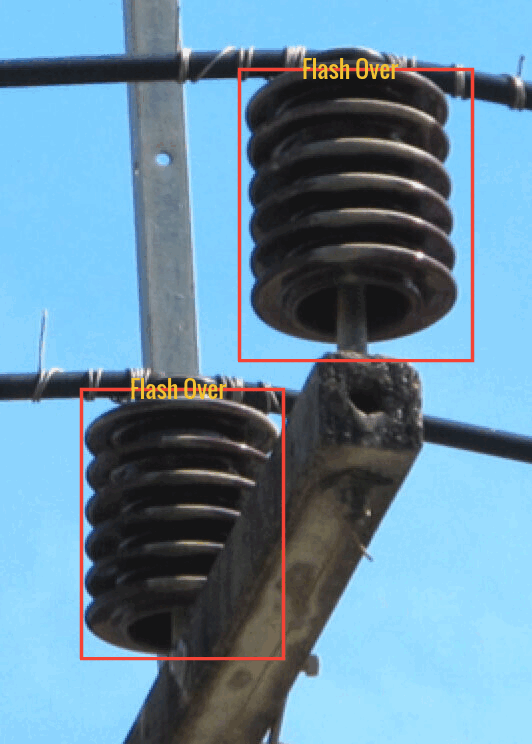
#> input picture image_inspections/Insulator_Labeled.png, 532 x 744 px
$ python 00-Results_Of_Inspection.py
#> lines starting #> are read from the running program, lines starting #| are printed output that depends on the picture
# Databricks notebook source
import matplotlib.pyplot as plt
import matplotlib.image as mpimg

# Path to the flagged folder
folder_path = "./image_inspections"

# Get the path of the image to view
image_path_labeled = folder_path + "/Insulator_Labeled.png"
image_path_cropped = folder_path + "/cropped_insulator.png"

# Load and display the image
img_labeled = mpimg.imread(image_path_labeled)
#> img_labeled is the input picture: shape (744, 532, 4) float32; mean R, G, B, A 0.414, 0.552, 0.637, 1
plt.imshow(img_labeled)
plt.axis('off')
plt.show()

img = mpimg.imread(image_path_cropped)
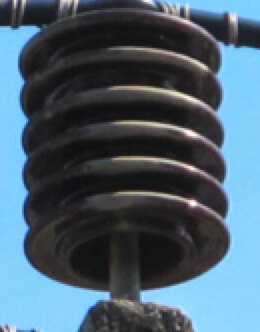
#> input picture image_inspections/cropped_insulator.png, 260 x 332 px
#> img is the input picture: shape (332, 260, 3) float32; mean R, G, B 0.295, 0.376, 0.436
plt.imshow(img)
plt.axis('off')
plt.show()

# COMMAND ----------

import matplotlib.pyplot as plt
import matplotlib.image as mpimg

# Path to the flagged folder
folder_path = "./image_inspections"

# Get the path of the image to view
image_path_labeled = folder_path + "/Worn_hook_labeled.png"
image_path_cropped = folder_path + "/cropped_worn_hook.png"

# Load and display the image
img_labeled = mpimg.imread(image_path_labeled)
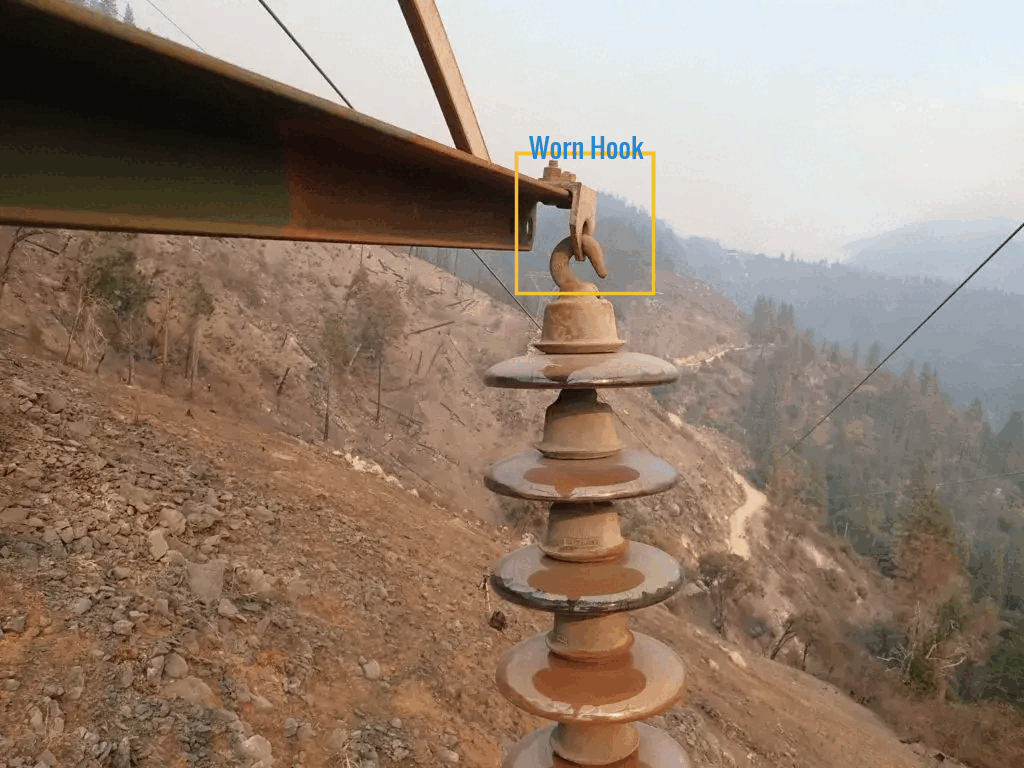
#> input picture image_inspections/Worn_hook_labeled.png, 1024 x 768 px
#> img_labeled is the input picture: shape (768, 1024, 4) float32; mean R, G, B, A 0.573, 0.495, 0.436, 1
plt.imshow(img_labeled)
plt.axis('off')
plt.show()

img = mpimg.imread(image_path_cropped)
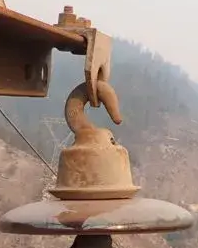
#> input picture image_inspections/cropped_worn_hook.png, 198 x 248 px
#> img is the input picture: shape (248, 198, 3) float32; mean R, G, B 0.611, 0.538, 0.497
plt.imshow(img)
plt.axis('off')
plt.show()

# COMMAND ----------
